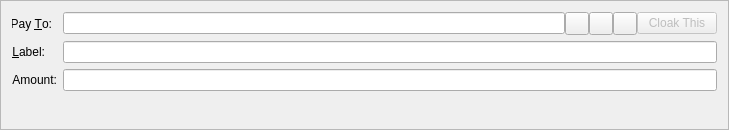
<?xml version="1.0" encoding="UTF-8"?>
<ui version="4.0">
 <class>SendCoinsEntry</class>
 <widget class="QFrame" name="SendCoinsEntry">
  <property name="geometry">
   <rect>
    <x>0</x>
    <y>0</y>
    <width>729</width>
    <height>130</height>
   </rect>
  </property>
  <property name="windowTitle">
   <string>Form</string>
  </property>
  <property name="frameShape">
   <enum>QFrame::StyledPanel</enum>
  </property>
  <property name="frameShadow">
   <enum>QFrame::Sunken</enum>
  </property>
  <layout class="QFormLayout" name="formLayout">
   <property name="fieldGrowthPolicy">
    <enum>QFormLayout::AllNonFixedFieldsGrow</enum>
   </property>
   <item row="0" column="0">
    <widget class="QLabel" name="label_2">
     <property name="text">
      <string>Pay &amp;To:</string>
     </property>
     <property name="alignment">
      <set>Qt::AlignRight|Qt::AlignTrailing|Qt::AlignVCenter</set>
     </property>
     <property name="buddy">
      <cstring>payTo</cstring>
     </property>
    </widget>
   </item>
   <item row="0" column="1">
    <layout class="QHBoxLayout" name="payToLayout">
     <property name="spacing">
      <number>0</number>
     </property>
     <item>
      <widget class="QValidatedLineEdit" name="payTo">
       <property name="toolTip">
        <string>The address to send the payment to  (e.g. 4Zo1ga6xuKuQ7JV7M9rGDoxdbYwV5zgQJ5)</string>
       </property>
       <property name="maxLength">
        <number>34</number>
       </property>
      </widget>
     </item>
     <item>
      <widget class="QToolButton" name="addressBookButton">
       <property name="toolTip">
        <string>Choose address from address book</string>
       </property>
       <property name="text">
        <string/>
       </property>
       <property name="icon">
        <iconset resource="../bitcoin.qrc">
         <normaloff>:/icons/address-book</normaloff>:/icons/address-book</iconset>
       </property>
       <property name="shortcut">
        <string>Alt+A</string>
       </property>
      </widget>
     </item>
     <item>
      <widget class="QToolButton" name="pasteButton">
       <property name="toolTip">
        <string>Paste address from clipboard</string>
       </property>
       <property name="text">
        <string/>
       </property>
       <property name="icon">
        <iconset resource="../bitcoin.qrc">
         <normaloff>:/icons/editpaste</normaloff>:/icons/editpaste</iconset>
       </property>
       <property name="shortcut">
        <string>Alt+P</string>
       </property>
      </widget>
     </item>
     <item>
      <widget class="QToolButton" name="deleteButton">
       <property name="toolTip">
        <string>Remove this recipient</string>
       </property>
       <property name="text">
        <string/>
       </property>
       <property name="icon">
        <iconset resource="../bitcoin.qrc">
         <normaloff>:/icons/remove</normaloff>:/icons/remove</iconset>
       </property>
      </widget>
     </item>
     <item>
      <widget class="QPushButton" name="cloaksendButton">
       <property name="enabled">
        <bool>false</bool>
       </property>
       <property name="text">
        <string>Cloak This</string>
       </property>
      </widget>
     </item>
    </layout>
   </item>
   <item row="1" column="0">
    <widget class="QLabel" name="label_4">
     <property name="text">
      <string>&amp;Label:</string>
     </property>
     <property name="alignment">
      <set>Qt::AlignRight|Qt::AlignTrailing|Qt::AlignVCenter</set>
     </property>
     <property name="buddy">
      <cstring>addAsLabel</cstring>
     </property>
    </widget>
   </item>
   <item row="1" column="1">
    <layout class="QHBoxLayout" name="horizontalLayout_2">
     <property name="spacing">
      <number>0</number>
     </property>
     <item>
      <widget class="QValidatedLineEdit" name="addAsLabel">
       <property name="enabled">
        <bool>true</bool>
       </property>
       <property name="toolTip">
        <string>Enter a label for this address to add it to your address book</string>
       </property>
      </widget>
     </item>
    </layout>
   </item>
   <item row="3" column="0">
    <widget class="QLabel" name="label">
     <property name="text">
      <string>Amount:</string>
     </property>
     <property name="alignment">
      <set>Qt::AlignRight|Qt::AlignTrailing|Qt::AlignVCenter</set>
     </property>
     <property name="buddy">
      <cstring>amountLayout</cstring>
     </property>
    </widget>
   </item>
   <item row="3" column="1">
    <layout class="QHBoxLayout" name="amountLayout">
     <property name="spacing">
      <number>0</number>
     </property>
     <item>
      <widget class="BitcoinAmountField" name="payAmount"/>
     </item>
    </layout>
   </item>
  </layout>
 </widget>
 <customwidgets>
  <customwidget>
   <class>QValidatedLineEdit</class>
   <extends>QLineEdit</extends>
   <header>qvalidatedlineedit.h</header>
  </customwidget>
  <customwidget>
   <class>BitcoinAmountField</class>
   <extends>QLineEdit</extends>
   <header>bitcoinamountfield.h</header>
   <container>1</container>
  </customwidget>
 </customwidgets>
 <resources>
  <include location="../bitcoin.qrc"/>
 </resources>
 <connections/>
</ui>
